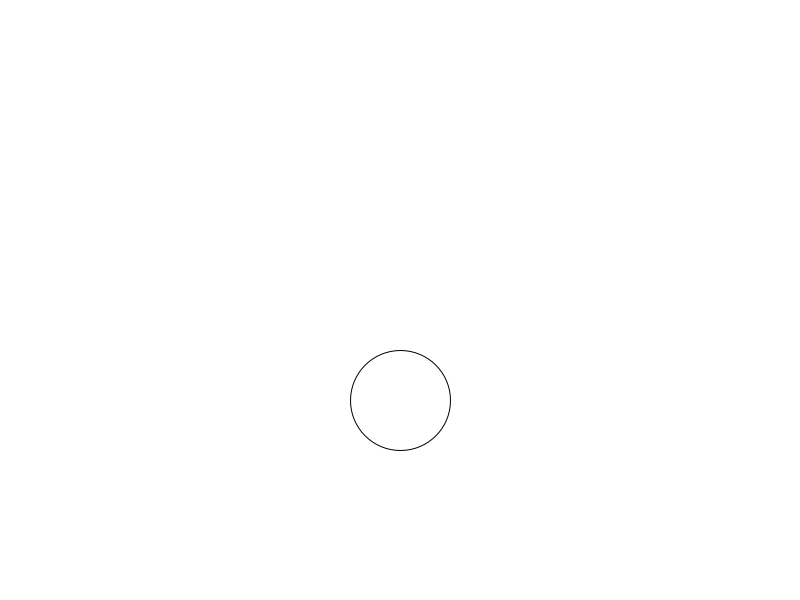
Frame 1 (no input)
Frame 60 (the mouse pressed at the canvas centre just before this capture): identical to frame 1, image omitted
Frame 120 (the mouse held since frame 60 and released just before this capture): identical to frame 1, image omitted

The Processing sketch that drew this single still picture (run headless with seeded random() and noise(); from frame 60 on, the mouse is pressed at the canvas centre):

// Processing sketch: fortune_frame
// ── fortune_frame.pde
Ball ball1 = new Ball(400, 400, 100, 100);
int i;
boolean pressed = false;
String [] fortunes = {"YOU WILL BE RICH", "YOU WILL BE FAMOUS", "YOU WILL CHANGE THE WORLD", "YOU WILL LOSE ALL YOUR MONEY"};
void setup() {
  size(800, 600);
}

void draw() {
  background(255);
  ball1.drawBall();
  ball1.drawText(fortunes[i], pressed);
}

void mousePressed() {
  if (ball1.checkBoundary(mouseX, mouseY)) {
    pressed = true;
    i = (int)random(fortunes.length);
  }
}

void mouseReleased() {
  pressed = false;
}
// ── ball.pde
/*
  The ball class. Inside the class, you can draw the ball,
 the text box at the center of the ball and a boolean function that checks the boudnary.
 */
class Ball {
  int x, y, dim1, dim2;
  Ball(int x1, int y1, int dim_x, int dim_y) {
    x = x1;
    y = y1;
    dim1 = dim_x;
    dim2 = dim_y;
  }

  void drawText(String fortune, boolean checkPressed) {
    fill(0);
    if (checkPressed) {
      text(fortune, x+dim1/2, y+dim2/2);
    }
  }

  void drawBall() {
    fill(255);
    ellipse(x, y, dim1, dim2);
  }

  boolean checkBoundary(int mouse_x, int mouse_y) {
    if (mouse_x>x-dim1/2 && mouse_x <x+dim1/2 && mouse_y<y+dim2/2 && mouse_y>y-dim2/2) {
      return true;
    } else {
      return false;
    }
  }
}
